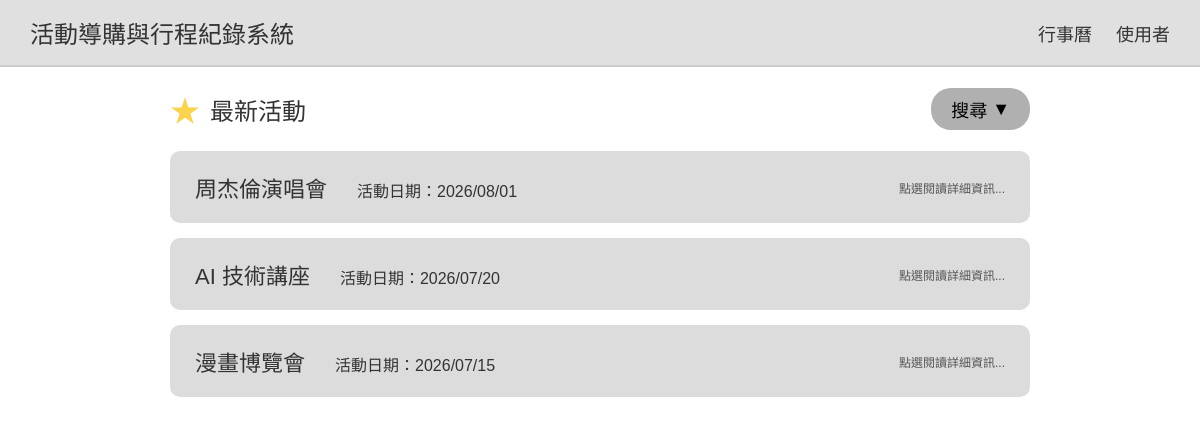
The page /pages/activity_list.php on the database as committed earlier.
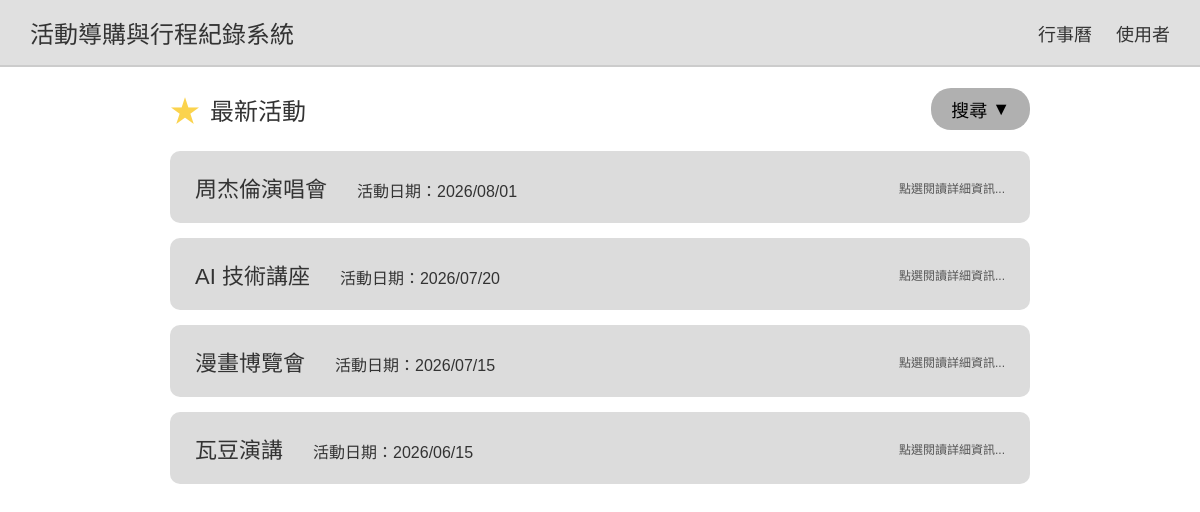
The same page on the database as committed later.
### tables this page shows
CREATE TABLE ACTIVITY (
    activity_id VARCHAR(50) NOT NULL,
    name VARCHAR(100) NOT NULL,
    activity_time DATETIME NOT NULL,
    location VARCHAR(255) NOT NULL,
    source_platform VARCHAR(100),
    external_id VARCHAR(100),
    external_url VARCHAR(255),
    cache_status VARCHAR(50),
    last_sync_time DATETIME,
    category_id VARCHAR(50),
    PRIMARY KEY (activity_id),
    FOREIGN KEY (category_id)
        REFERENCES CATEGORY(category_id)
);

### backend/get_activities.php (called while the page is built, shortened)
<?php
require_once 'db.php';
$sql = "SELECT * FROM ACTIVITY WHERE 1=1";
$sql .= " ORDER BY activity_time DESC";
$result = $conn->query($sql);
$activities = [];
if ($result && $result->num_rows > 0) {
    while($row = $result->fetch_assoc()) {
        $activities[] = $row;
    }
}
?>

### pages/activity_list.php (the view, shortened to what this page needs)
<?php
require_once '../backend/get_activities.php';
?>
<!DOCTYPE html>
<html lang="zh-TW">
<head>
</head>
<body>
<nav class="navbar">
    <h1>
        <a href="activity_list.php">
            活動導購與行程紀錄系統
        </a>
    </h1>
    <div class="nav-links">
        <a href="../backend/my_schedule.php">行事曆</a>
        <a href="profile.php">使用者</a>
    </div>
</nav>
<main class="main-container">
    <div class="header-section">
        <div class="title-area">
            <span class="star-icon">★</span>
            <span>最新活動</span>
        </div>
        <div class="search-container">
            <button class="search-btn" id="searchBtn">
                搜尋 <span id="arrowIcon">▼</span>
            </button>
        </div>
    </div>
    <div class="activity-list">
        <?php if (!empty($activities)): ?>
            <?php foreach ($activities as $row): ?>
                <?php
                    $activity_date = date('Y/m/d', strtotime($row["activity_time"]));
                    $activity_id = htmlspecialchars($row["activity_id"]);
                ?>
                <div class="activity-card" onclick="location.href='activity_detail.php?id=<?= $activity_id ?>'">
                    <div class="card-left">
                        <span class="activity-name">
                            <?= htmlspecialchars($row["name"]) ?>
                        </span>
                        <span class="activity-date">
                            活動日期：<?= $activity_date ?>
                        </span>
                    </div>
                    <div class="card-right">
                        點選閱讀詳細資訊...
                    </div>
                </div>
            <?php endforeach; ?>
        <?php else: ?>
            <p style="text-align:center; margin-top:20px; color:#666;">
                目前沒有符合條件的活動。
            </p>
        <?php endif; ?>
    </div>
</main>
</body>
</html>

### pages/activity_list.php (style rules this page uses)
* { box-sizing: border-box; margin: 0; padding: 0; font-family: "Microsoft JhengHei", sans-serif; }
body { background-color: #ffffff; color: #333; }
.navbar { background-color: #e0e0e0; padding: 15px 30px; display: flex; justify-content: space-between; align-items: center; border-bottom: 2px solid #ccc; position: sticky; top: 0; z-index: 100; }
.navbar h1 { font-size: 24px; font-weight: normal; }
.navbar h1 a { text-decoration: none; color: #333; }
.nav-links { display: flex; gap: 24px; font-size: 18px; }
.nav-links a { text-decoration: none; color: #333; cursor: pointer; }
.main-container { max-width: 900px; margin: 20px auto; padding: 0 20px; }
.header-section { display: flex; justify-content: space-between; align-items: center; margin-bottom: 20px; }
.title-area { display: flex; align-items: center; font-size: 24px; gap: 10px; }
.star-icon { color: #fbd34d; font-size: 30px; }
.search-container { position: relative; }
.search-btn { background-color: #b0b0b0; border: none; border-radius: 20px; padding: 8px 20px; font-size: 18px; cursor: pointer; display: flex; align-items: center; gap: 5px; }
.activity-list { display: flex; flex-direction: column; gap: 15px; }
.activity-card { background-color: #dcdcdc; border-radius: 10px; padding: 20px 25px; display: flex; justify-content: space-between; align-items: center; cursor: pointer; transition: background-color 0.2s; }
.card-left { display: flex; align-items: baseline; gap: 30px; }
.activity-name { font-size: 22px; font-weight: 500; }
.activity-date { font-size: 16px; }
.card-right { font-size: 12px; color: #555; }

Rows that differ between the two databases and show on the page:
added activity: name "瓦豆演講", activity_time "2026/06/15"
